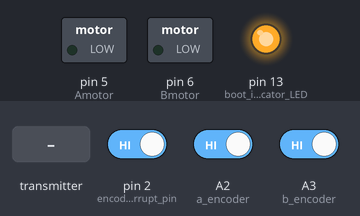
This sketch was run on a simulated Arduino Uno, built with avr-gcc and run on an emulated ATmega328P. On the bench: switched loads named in the sketch (green lamp = pin HIGH), output pins drawn as LEDs (lit = HIGH). The inputs (shaded band) are chosen by the test bench; at power-on: pin 2 (encoder_interrupt_pin) HIGH, A2 (a_encoder) HIGH, A3 (b_encoder) HIGH. No radio packets arrive unless stated; what the sketch prints to the serial monitor is not drawn.

Above: at 1.2 s.
1.3 s: the transmitter starts sending joy_x = 256
At 2.5 s:
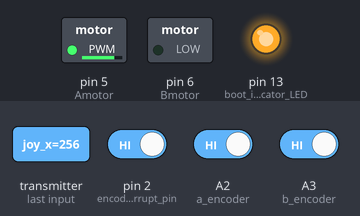
2.8 s: the transmitter starts sending joy_x = 0
At 3.9 s:
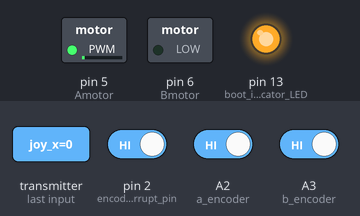
4.3 s: the transmitter starts sending joy_x = 512
At 5.0 s:
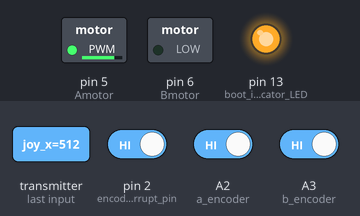
Timing chart, 0 to 7.3 s (numbered marks = the images above; inputs shaded):
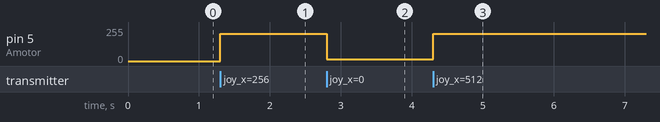

The sketch:

Golden_Talon_Mini_V5.ino
```cpp
//Motor Data: https://www.pololu.com/product/3039

#include <SPI.h> // Not required for
#include <Wire.h>
#include <float.h>
#include <nRF24L01.h> //nRF2401 libarary found at https://github.com/tmrh20/RF24/
#include <RF24.h> //nRF2401 libarary found at https://github.com/tmrh20/RF24/

//---- Hardcoded angle values for the PID demo ---//
#define POS1 100
#define POS2 20


#define SCREEN_WIDTH 128 // OLED display width, in pixels
#define SCREEN_HEIGHT 64 // OLED display height, in pixels

//---- I/O pins ----//
#define Amotor 5
#define Bmotor 6
#define limit_switch_1 A0
#define encoder_interrupt_pin 2
#define a_encoder A2
#define b_encoder A3
#define boot_indicator_LED 13

//---- Motor Feedback Parameters ----//
#define max_theta  190
#define min_theta  -5
const float GearRatio = 51.45;
const float shaftPPR = 32;
const float deg_per_pulse = 360/(GearRatio*shaftPPR); //degrees per pulse.
float max_encoder_count = 0;

//---- Incremental Encoder Variables ----//
int encoder_count = 0;
int old_encoder_state;
int new_encoder_state;
int Out;
int QEM [16] = {0,-1,1,0,1,0,0,-1,-1,0,0,1,0,1,-1,0};
int count = 0;

//--- PID Algorithm Vars ----//
#define kp 1.0
#define ki 0.300000000000
#define kd 0.000000000000
char pwm_output = 0;

float set_point_theta = 0;
float output_theta = 0;
float theta_error = 0;
float theta_I = 0;
float theta_d = 0;
float old_encoder_state_theta_error = 0;
char output_pwm;

byte pwm_limit = 0xFF;

//----- NRF24L01 Pinout and Configuration -----//
// Source: Forcetronic : https://forcetronic.blogspot.com/2018/09/easy-way-to-create-wireless-sensor.html
const uint8_t pinCE = 7; //This pin is used to set the nRF24 to standby (0) or active mode (1)
const uint8_t pinCSN = 8; //This pin is used for SPI comm chip select
RF24 wirelessSPI(pinCE, pinCSN); // Declare object from nRF24 library (Create your wireless SPI)
const uint64_t rAddress = 0xB00B1E50C3LL;  //Create pipe address for the network and notice I spelled boobies because I am mature, the "LL" is for LongLong type
const uint8_t rFChan = 89; //Set channel frequency default (chan 84 is 2.484GHz to 2.489GHz)

//Create a structure to hold_encoder_state fake sensor data and channel data
struct PayLoad {
  uint8_t chan;
  int joy_x;
  int joy_y;
};

PayLoad payload; //create struct object


//----- Prototypes -----//
void encoder_change(void);

void setup() {

  Serial.begin(115200);
  //----- I/O Config -----//
  pinMode(Amotor,OUTPUT);
  pinMode(Bmotor,OUTPUT);
  pinMode(a_encoder, INPUT);
  pinMode(b_encoder, INPUT);
  pinMode(limit_switch_1, INPUT);
  pinMode(encoder_interrupt_pin, INPUT_PULLUP);
  attachInterrupt(digitalPinToInterrupt(encoder_interrupt_pin), encoder_change, CHANGE);
  pinMode(boot_indicator_LED,OUTPUT);
  digitalWrite(boot_indicator_LED,HIGH);

  //NRF24L01 startup
  wirelessSPI.begin();  //Start the nRF24 module
  wirelessSPI.setChannel(rFChan); //set communication frequency channel
  wirelessSPI.openReadingPipe(1,rAddress);  //This is receiver or master so we need to be ready to read data from transmitters
  wirelessSPI.startListening();    // Start listening for messages

  //Retrieve the encoder
  new_encoder_state = digitalRead (a_encoder) * 2 + digitalRead (b_encoder); // Convert binary input to decimal valueOut = QEM [old_encoder_state * 4 + new_encoder_state];

  //----- PID Timer Configuration -----//
  //Datasheet: http://ww1.microchip.com/downloads/en/DeviceDoc/Atmel-7810-Automotive-Microcontrollers-ATmega328P_Datasheet.pdf
  //Helpful video form GreatScott! : https://www.youtube.com/watch?v=IdL0_ZJ7V2s
  //Note: Using a 3.3V pro mini -> f_clock = 8 MHz

  TCCR1A = 0;//Configure timer for normal mode.
  TCCR1B = 0;
  TCNT1 = 45536;// Start value of the timer, calculated by where TCCR1B is the prescaler : TCNT1 = 65536-f_clock/(TCCR1B*f_target)
                // For example if we want the PID evaluated 500 times a second 57536 = 65536-8e6/(1*500).
                // For example if we want the PID evaluated 200 times a second 45536 = 65536-8e6/(1*200).
                // NOTE: We need to leave enough time for the radio to send and recieve data! Do not make the f_target too large!!!
  TCCR1B |= (1<<CS10); //Timer prescaler set to 1.
  TIMSK1 |= (1<<TOIE1); //Enable timer interrupt in overflow mode.
}

//----- PID Time based interrupt ----///
ISR(TIMER1_OVF_vect){
    //Q: WHY USE A TIMER?
    //A: A timer based interrupt is needed for the PID because the "I"(Integral) and "D"(Differential) terms are timebased terms.
    //   If this code were in the main loop the time between each calculation will vary. By using a timer the evaluation will occour at exaclty the same time every time.

    //Ight, angle values are a float (positive or negative) and the PWM is in a unsigned int. I will need to convert at some point.
    //Proportional - Proportional difference between the current angle and the desired angle.
    theta_error = constrain(set_point_theta - output_theta,-max_theta,max_theta) ;

    //Integral - Sum all of the errors.
    // theta_I = constrain(theta_error+theta_I,FLT_MIN,FLT_MAX);
    theta_I = constrain(theta_error+theta_I,-50,50);


    //Dirivative - The difference from the last error and this error.
    theta_d = constrain(theta_error - old_encoder_state_theta_error,-max_theta,max_theta);;
    old_encoder_state_theta_error = theta_error;

    //Voltage out calculation.
    output_pwm = constrain(abs(kp*theta_error+ki*theta_I+kd*theta_d),0,pwm_limit);

    //direction determiniation
    if (theta_error < 0){
      analogWrite(Amotor, 0);
      analogWrite(Bmotor, output_pwm);
    }
    else{
      analogWrite(Bmotor, 0);
      analogWrite(Amotor, output_pwm);
    }


   //This dead code is used for serial debugging the PID
    /*display.print(F("Theta_P:"));
    display.println(kp*theta_error);

    display.print(F("Theta_I:"));
    display.println(ki*theta_I);

    display.print(F("Theta_D:"));
    display.println(kd*theta_d);

    display.print(F("PWM:"));
    display.println(constrain(kp*theta_error+ki*theta_I+kd*theta_d,-255,255),HEX);
   */
  // Serial.print("Encoder count:");
  // Serial.println(encoder_count);
  // Serial.print("Theta:");
  // Serial.println(output_theta);
}

void loop() {


   if(wirelessSPI.available()){ //Check if recieved data
          wirelessSPI.read(&payload, sizeof(payload)); //read packet of data and store it in struct object
          //Serial.println(payload.theta);
   }

   set_point_theta = payload.joy_x;
   Serial.println(payload.joy_x);
   output_theta = deg_per_pulse*encoder_count;

}

//TODO - timer based home
int home_axis(void){
     analogWrite(Amotor, 0);
     analogWrite(Bmotor, 200);

     uint16_t home_timeout  = 0;
     while(digitalRead(limit_switch_1)==1){

     }
     encoder_count = 0;
     analogWrite(Amotor, 0);
     analogWrite(Bmotor, 0);
     set_point_theta = 0;

}

// Every encoder position change calls this interrupt
// The XOR gate on the GT board is connected to this.
// Ignored encoder error detection. This will require hardware alterations outside the scope of this project.
void encoder_change(void){
    //Figure out if the encoder went forward or backward.
    old_encoder_state = new_encoder_state; //Store current encoder state.
    new_encoder_state = digitalRead (a_encoder) * 2 + digitalRead (b_encoder); // Convert binary input to decimal valueOut = QEM [old_encoder_state * 4 + new_encoder_state];
    Out = QEM [old_encoder_state * 4 + new_encoder_state]; //Wuaturature encoder matrix determines either forward or backward rotation.

    encoder_count = encoder_count + Out;

}
```

Measured:
- after the input at 1.3 s, pin 5 (Amotor): 0/255 → 205/255 at once
- after the input at 2.8 s, pin 5 (Amotor): 205/255 → 15/255 at once
- after the input at 4.3 s, pin 5 (Amotor): 15/255 → 205/255 at once
